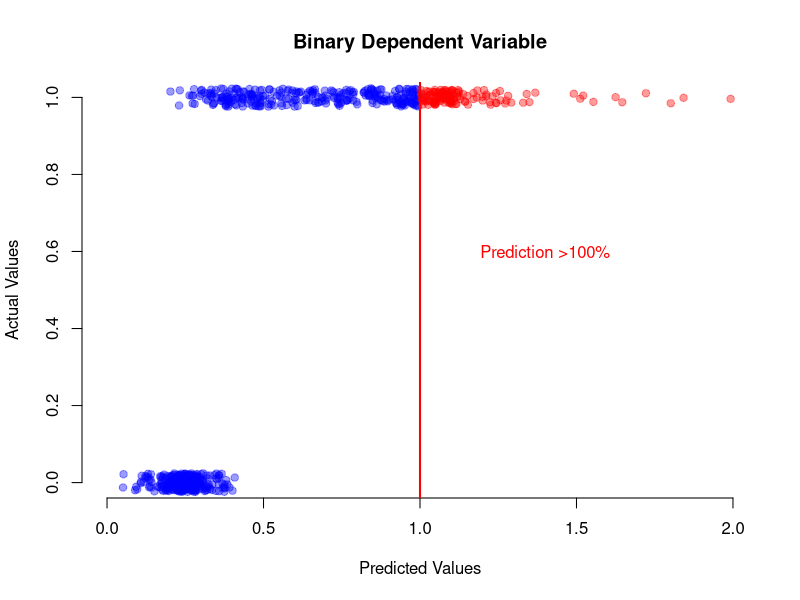
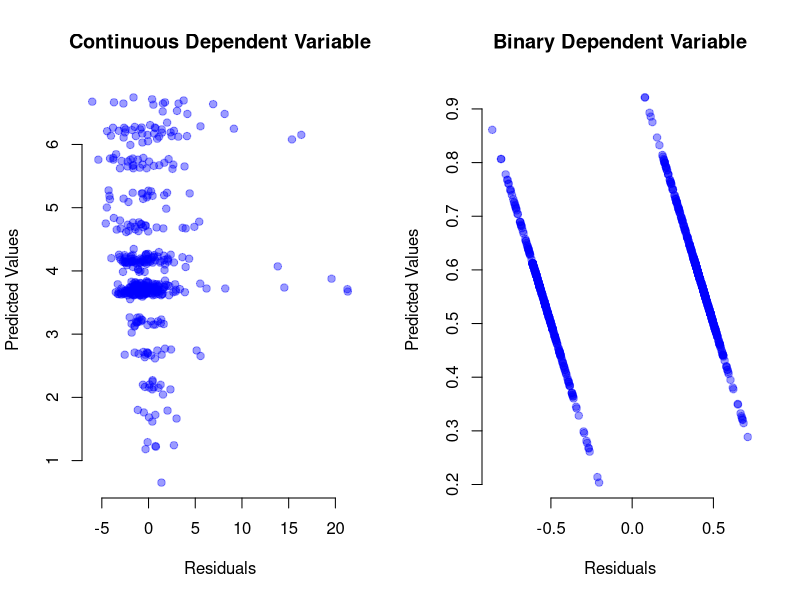
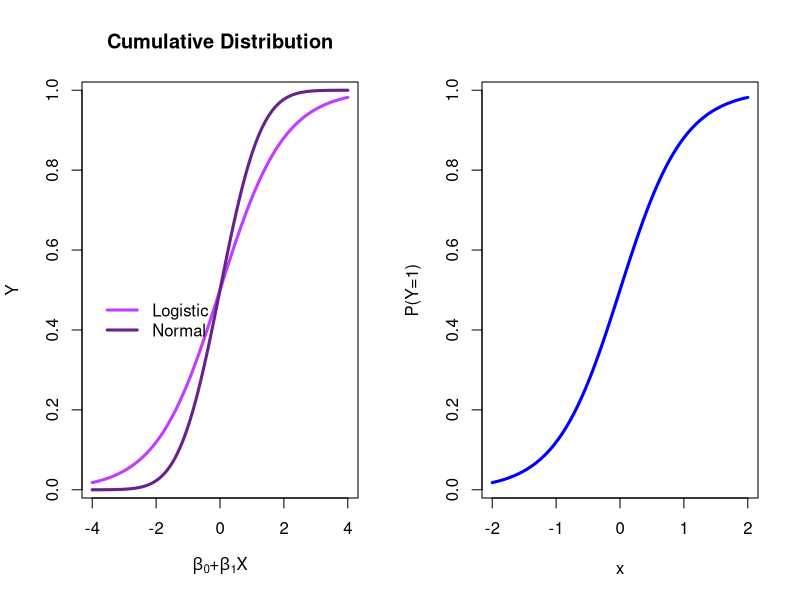
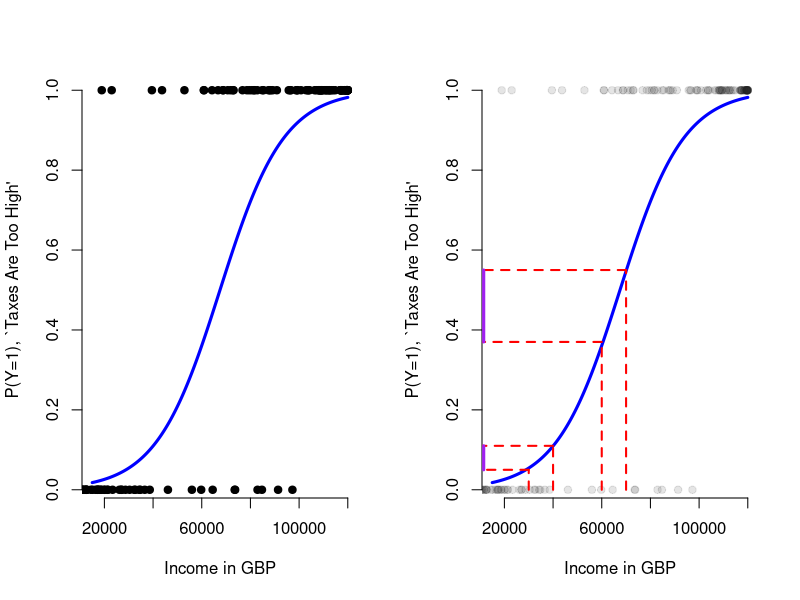
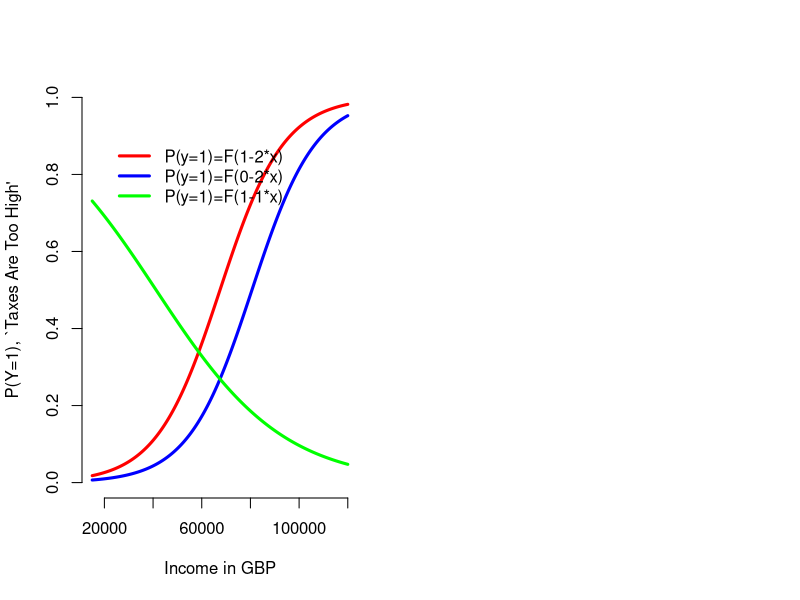

Source code (R) for these figures, in order:
## ---- chunk 1
library(foreign)
## ---- chunk 2
data1 <- read.dta("./data/mroz.dta")
data1$kids <- NA
data1$kids[data1$kidslt6>0|data1$kidsge6>0] <- 1
data1$kids[data1$kidslt6==0&data1$kidsge6==0] <- 0

# Problem with predictions
par(mfrow=c(1,1))
mod2 <- lm(inlf ~ kids + age + educ + motheduc + fatheduc + city+ hours, data=data1)
plot(mod2$fitted.values[mod2$fitted.values<1],jitter(mod2$model[,1][mod2$fitted.values<1],factor=0.12), bty="n", ylab="Actual Values", xlab="Predicted Values", pch=19, col=rgb(0,0,255,100,maxColorValue=255), main="Binary Dependent Variable", xlim=c(0,2), ylim=c(0,1))
points(mod2$fitted.values[mod2$fitted.values>1],jitter(mod2$model[,1][mod2$fitted.values>1]), col=rgb(255,0,0,100,maxColorValue=255), pch=19)
abline(v=1,col="red", lwd=2)
text(1.4,.6,"Prediction >100%",col="red")
## ---- chunk 3
mod1 <- lm(wage ~ kids + age + educ, dat=data1) #kids + age + educ + motheduc + fatheduc + city+ hours
par(mfrow=c(1,2))
plot(mod1$residuals,mod1$fitted.values, bty="n", ylab="Predicted Values", xlab="Residuals", pch=19, col=rgb(0,0,255,100,maxColorValue=255), main="Continuous Dependent Variable")
mod2 <- lm(inlf ~ kids + age + educ, dat=data1) # kids + age + educ + motheduc + fatheduc + city+ hours
plot(mod2$residuals,mod2$fitted.values, bty="n", ylab="Predicted Values", xlab="Residuals", pch=19, col=rgb(0,0,255,100,maxColorValue=255), main="Binary Dependent Variable")
## ---- chunk 4
x <- seq(from=-4, to=4, length.out=100)
y <- exp(-x)/(1+exp(-x))^2
Y <- 1/(1+exp(-x))
plot(x,Y, main="Cumulative Distribution", type="l", col="darkorchid1", lwd=3, xlab=expression(paste(beta[0],"+",beta[1], "X")))
curve(pnorm,from=-4, to=4, n=100, add=TRUE, col="darkorchid4", lwd=3)
legend(-4,0.5, c("Logistic","Normal"), col=c("darkorchid1","darkorchid4"), lty = c(1,1),bty = "n", lwd=c(3,3))
## ---- chunk 5
x <- seq(-2,2,length.out=1000)
yhat1 <- 1/(1+exp(-2*x))
plot(x,yhat1, ylab="P(Y=1)", type="l", lwd=3, col="blue")
## ---- chunk 6
set.seed(121)
x <- seq(15000,120000,length.out=1000)
x1 <- seq(-2,2,length.out=1000)
yhat1 <- 1/(1+exp(-2*x1))
plot(x,yhat1, ylab="P(Y=1), `Taxes Are Too High'", type="l", lwd=3, col="blue", xlab="Income in GBP", bty="n")
points(rchisq(100,1)*20000,rep(0,100), pch=19)
points(120000-rchisq(100,1)*20000,rep(1,100), pch=19)
## ---- chunk 7
set.seed(121)
x <- seq(15000,120000,length.out=1000)

yhat <- 1/(1+exp(-2*x1))
plot(x,yhat1, ylab="P(Y=1), `Taxes Are Too High'", type="l", lwd=3, col="blue", xlab="Income in GBP", bty="n")
points(rchisq(100,1)*20000,rep(0,100), pch=19, col=rgb(40,40,40,30,maxColorValue=255))
points(120000-rchisq(100,1)*20000,rep(1,100), pch=19, col=rgb(40,40,40,30,maxColorValue=255))
# first marginal effect
segments(30000,0,30000,0.05,col="red",lty=2, lwd=2)
segments(30000,0.05,1000,0.05,col="red",lty=2, lwd=2)
segments(40000,0,40000,0.11,col="red",lty=2, lwd=2)
segments(40000,0.11,1000,0.11,col="red",lty=2, lwd=2)
segments(11500,0.05,11500,0.11,col="purple", lwd=3)

# second marginal effect
segments(60000,0,60000,0.37,col="red",lty=2, lwd=2)
segments(60000,0.37,1000,0.37,col="red",lty=2, lwd=2)
segments(70000,0,70000,0.55,col="red",lty=2, lwd=2)
segments(70000,0.55,1000,0.55,col="red",lty=2, lwd=2)
segments(11500,0.55,11500,0.37,col="purple", lwd=3)
## ---- chunk 8
set.seed(121)
x <- seq(15000,120000,length.out=1000)
yhat <- 1/(1+exp(1-2* seq(-2,2,length.out=1000)))
plot(x,yhat, ylab="P(Y=1), `Taxes Are Too High'", type="l", lwd=3, col="blue", xlab="Income in GBP", bty="n", ylim=c(0,1))
yhat <- 1/(1+exp(-2* seq(-2,2,length.out=1000)))
points(x,yhat, type="l", col="red", lwd=3)
yhat <- 1/(1+exp(1+1* seq(-2,2,length.out=1000)))
points(x,yhat, type="l", col="green", lwd=3)
legend(20000,.9,legend=c("P(y=1)=F(1-2*x)","P(y=1)=F(0-2*x)","P(y=1)=F(1-1*x)"), col=c("red","blue","green"), lwd=c(3,3,3), bty="n")
